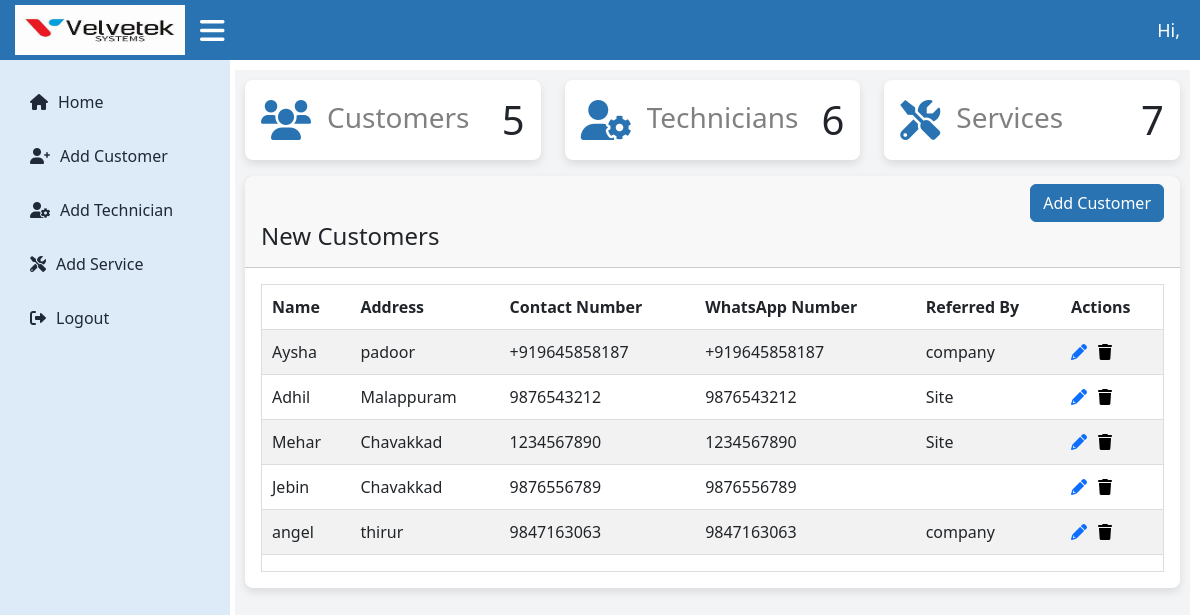
Before: /velvetekapp/customer/new/ with the older database file.
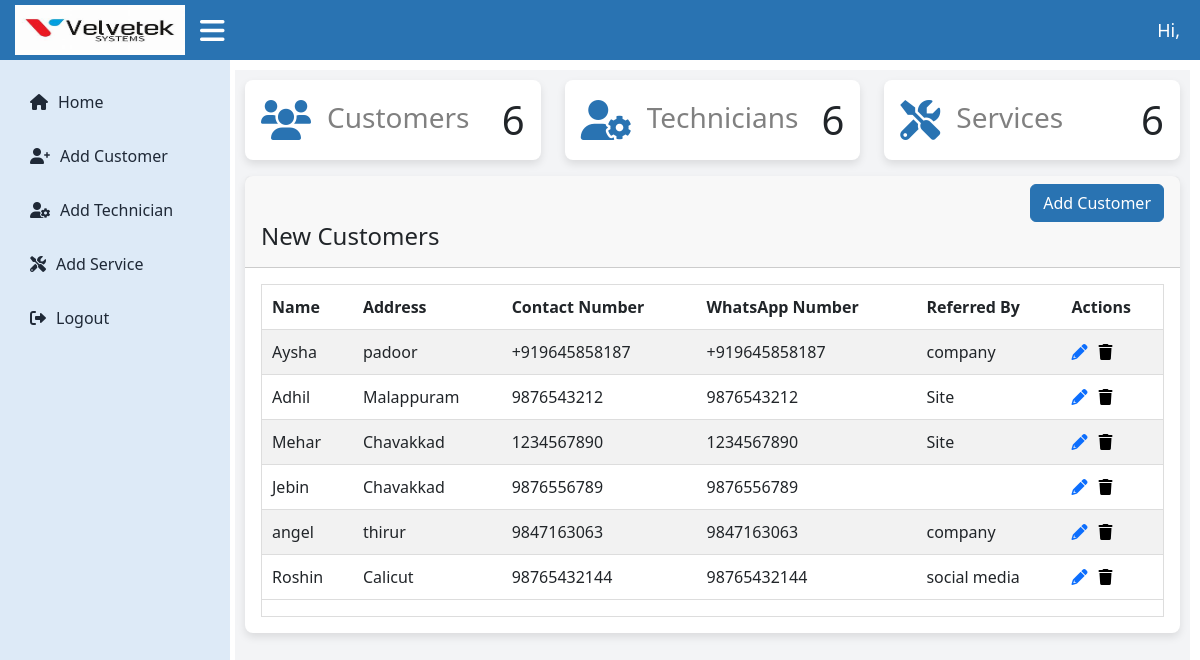
After: the same page with the newer database file.
### velvetekapp/models.py (models this page shows)
class Customer(models.Model):
    name=models.CharField(max_length=255)
    address = models.TextField()
    contact_number = models.CharField(max_length=15,unique=True)
    whatsapp_number = models.CharField(max_length=15)
    referred_by =models.CharField(max_length=255)

### velvetekapp/views.py (the view)
# urls.py: path('customer/new/',views.new_customer,name='new_customer'),
def new_customer(request):
    customers=Customer.objects.all()
    customer_count = Customer.objects.count()
    total_services = Apply.objects.count()
    technician_count = CustomUser.objects.filter(role='technician').count()
    context = {
        'customers':customers,
        'customer_count': customer_count,
        'total_services': total_services,
        'technician_count': technician_count,
    }
    return render(request,'new_customer.html',context)

### templates/new_customer.html (shortened to what this page needs)
{% extends 'admin_dashboard.html' %}
{% block content %}
<div class="container">
  <div class="page-inner">
    <div class="row">
      <div class="col-md-12">
        <div class="card">
          <div class="card-header">
            <div class="ms-md-auto py-2 py-md-0 text-end">
              <a href="#" class="btn btn-primary" onclick="openCustomerModal()"> Add Customer</a>
            </div>
            <h4 class="card-title">New Customers</h4>
          </div>
          <div class="card-body">
            <div class="table-responsive" style="max-height: 400px; overflow-x: auto; overflow-y: auto; white-space: nowrap;">
              <table id="basic-datatables" class="display table table-striped table-hover">
                <thead>
                  <tr>
                    <th>Name</th>
                    <th>Address</th>
                    <th>Contact Number</th>
                    <th>WhatsApp Number</th>
                    <th>Referred By</th>
                    <th>Actions</th>
                  </tr>
                </thead>
                <tbody>
                  {% for customer in customers %}
                  <tr>
                    <td>{{ customer.name }}</td>
                    <td>{{ customer.address }}</td>
                    <td>{{ customer.contact_number }}</td>
                    <td>{{ customer.whatsapp_number }}</td>
                    <td>{{ customer.referred_by }}</td>
                    <td>
                      <div style="display: flex; align-items: center;">
                        <a href="{% url 'update_customer' customer.id %}" class="edit-customer-btn" data-bs-toggle="modal" data-bs-target="#updateCustomerModal{{ customer.id }}">
                            <i class="fa fa-pencil-alt" aria-hidden="true" title="Update"></i>
                        </a>
                <form method="post" action="{% url 'delete_customer' customer.id %}" style="display:inline-block; margin-left:5px;">
                    <button type="button"  class="icon-link delete-icon" title="Delete" data-bs-toggle="modal" data-bs-target="#deleteCustomerModal{{ customer.id }}">
                      <i class="fa fa-trash" aria-hidden="true"></i>
                    </button>
                </form>
                    </div>
                    </td>
                  </tr>
                  {% endfor %}
                </tbody>
              </table>
            </div>
          </div>
        </div>
      </div>
    </div>
      </div>
    </div>
  </div>
</div>
{% endblock %}

Changed rows visible on the page:
added Customer: name "Roshin", address "Calicut", contact_number "98765432144", whatsapp_number "98765432144", referred_by "social media"
Other visible differences:
{{ customer_count }}: "5" → "6"
{{ total_services }}: "7" → "6"
